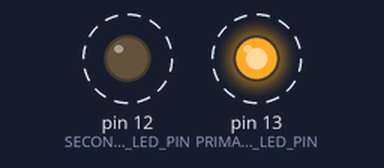
Recording of a sketch running on a simulated Arduino Uno, built with avr-gcc and run on an emulated ATmega328P. Parts: output pins drawn as LEDs (lit = HIGH). Dashed ring = blinking.

Above: at 0.2 s.
Timing chart, 0 to 3.0 s (numbered marks = the images above):
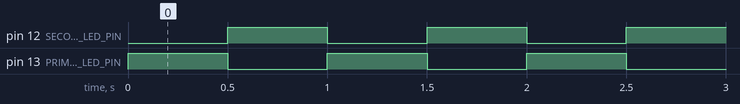

Measured:
- by itself, pin 12 (SECONDARY_LED_PIN), pin 13 (PRIMAYRY_LED_PIN): alternates HIGH for 0.50 s and LOW for 0.50 s

The sketch:

robot-5-0.ino
```cpp
const int PRIMAYRY_LED_PIN = 13;
const int SECONDARY_LED_PIN = 12;
const int TIMING = 500;

void setup() {
  pinMode(PRIMAYRY_LED_PIN, OUTPUT);
  pinMode(SECONDARY_LED_PIN, OUTPUT);
}

void loop() {

  digitalWrite(PRIMAYRY_LED_PIN, HIGH);
  digitalWrite(SECONDARY_LED_PIN, LOW);
  delay(TIMING);
  digitalWrite(PRIMAYRY_LED_PIN, LOW);
  digitalWrite(SECONDARY_LED_PIN, HIGH);
  delay(TIMING);
}
```
